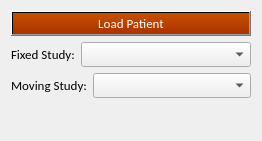
              <widget class="QWidget" name="m_PageData">
               <property name="geometry">
                <rect>
                 <x>0</x>
                 <y>0</y>
                 <width>262</width>
                 <height>141</height>
                </rect>
               </property>
               <attribute name="label">
                <string>DATA</string>
               </attribute>
               <layout class="QVBoxLayout" name="verticalLayout_3">
                <item>
                 <widget class="QPushButton" name="m_LoadPatientButton">
                  <property name="font">
                   <font>
                    <family>Calibri</family>
                    <pointsize>10</pointsize>
                   </font>
                  </property>
                  <property name="styleSheet">
                   <string notr="true">background-color: qlineargradient(spread:pad, x1:0, y1:0, x2:0, y2:1, stop:0 rgba(200, 80, 0, 255), stop:1 rgba(170, 50, 0, 255));
color: rgb(255, 255, 255);</string>
                  </property>
                  <property name="text">
                   <string>Load Patient</string>
                  </property>
                 </widget>
                </item>
                <item>
                 <layout class="QHBoxLayout" name="horizontalLayout_2">
                  <item>
                   <widget class="QLabel" name="label">
                    <property name="sizePolicy">
                     <sizepolicy hsizetype="Preferred" vsizetype="Minimum">
                      <horstretch>0</horstretch>
                      <verstretch>0</verstretch>
                     </sizepolicy>
                    </property>
                    <property name="font">
                     <font>
                      <family>Calibri</family>
                      <pointsize>10</pointsize>
                     </font>
                    </property>
                    <property name="styleSheet">
                     <string notr="true">background-color: rgba(255, 255, 255, 0);</string>
                    </property>
                    <property name="text">
                     <string>Fixed Study:</string>
                    </property>
                   </widget>
                  </item>
                  <item>
                   <widget class="QComboBox" name="m_FixedStudyCombo">
                    <property name="sizePolicy">
                     <sizepolicy hsizetype="Expanding" vsizetype="Fixed">
                      <horstretch>0</horstretch>
                      <verstretch>0</verstretch>
                     </sizepolicy>
                    </property>
                    <property name="font">
                     <font>
                      <family>Calibri</family>
                      <pointsize>10</pointsize>
                     </font>
                    </property>
                    <property name="styleSheet">
                     <string notr="true"/>
                    </property>
                   </widget>
                  </item>
                 </layout>
                </item>
                <item>
                 <layout class="QHBoxLayout" name="horizontalLayout_3">
                  <item>
                   <widget class="QLabel" name="label_2">
                    <property name="font">
                     <font>
                      <family>Calibri</family>
                      <pointsize>10</pointsize>
                     </font>
                    </property>
                    <property name="styleSheet">
                     <string notr="true">background-color: rgba(255, 255, 255, 0);</string>
                    </property>
                    <property name="text">
                     <string>Moving Study:</string>
                    </property>
                   </widget>
                  </item>
                  <item>
                   <widget class="QComboBox" name="m_MovingStudyCombo">
                    <property name="sizePolicy">
                     <sizepolicy hsizetype="Expanding" vsizetype="Fixed">
                      <horstretch>0</horstretch>
                      <verstretch>0</verstretch>
                     </sizepolicy>
                    </property>
                    <property name="font">
                     <font>
                      <family>Calibri</family>
                      <pointsize>10</pointsize>
                     </font>
                    </property>
                   </widget>
                  </item>
                 </layout>
                </item>
                <item>
                 <spacer name="verticalSpacer_8">
                  <property name="orientation">
                   <enum>Qt::Vertical</enum>
                  </property>
                  <property name="sizeHint" stdset="0">
                   <size>
                    <width>20</width>
                    <height>40</height>
                   </size>
                  </property>
                 </spacer>
                </item>
               </layout>
              </widget>
